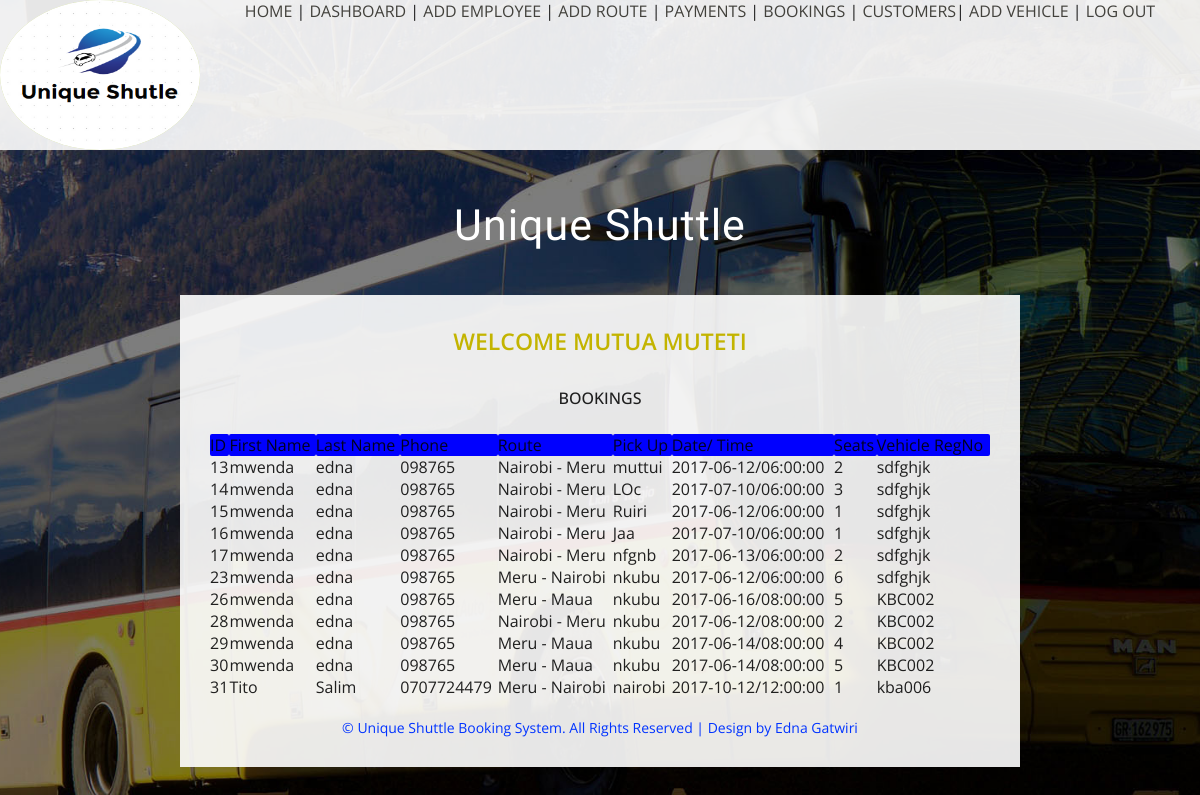
Screenshot of /admin/viewBookings.php (signed in) with the database file from the repository.
### tables this page shows
CREATE TABLE `booking` (
  `bookingID` int(11) NOT NULL,
  `username` varchar(50) NOT NULL,
  `route` varchar(50) NOT NULL,
  `pickup_loc` text NOT NULL,
  `date` date NOT NULL,
  `time` time NOT NULL,
  `seats` int(5) NOT NULL,
  `vehicle` varchar(50) NOT NULL
);

CREATE TABLE `customers` (
  `fname` text NOT NULL,
  `lname` text NOT NULL,
  `username` varchar(50) NOT NULL,
  `phone` varchar(50) NOT NULL,
  `email` varchar(50) NOT NULL,
  `password` varchar(50) NOT NULL
);

CREATE TABLE `route` (
  `routeID` int(11) NOT NULL,
  `description` varchar(50) NOT NULL,
  `price` int(50) NOT NULL
);

### admin/viewBookings.php (the view, shortened to what this page needs)
 <?php require '../resources/connect.php';
$name=$_SESSION['name'];
?>
<!DOCTYPE html PUBLIC "-//W3C//DTD XHTML 1.0 Transitional//EN" "http://www.w3.org/TR/xhtml1/DTD/xhtml1-transitional.dtd">
<html xmlns="http://www.w3.org/1999/xhtml">
<head>
      <link type="text/css" rel="stylesheet" href="../css/materialize.min.css"  media="screen,projection"/>
<link rel="stylesheet" type="text/css" href="../css/jquery.seat-charts.css">
<link href="../css/style.css" rel="stylesheet" type="text/css" media="all" />
</head>
<body>
<?php include 'header.php';?>
<div class="content">
	<h1>Unique Shuttle</h1>
	<div class="mainrep">
		<h2>Welcome <?php echo $name?></h2>
        <h3 align="center">Bookings</h3>
		<div class="wrapper">
			<div id="seat-map">
   <div class="row" align="center">
   <form action="<?php echo $_SERVER['PHP_SELF'] ?>" method="post" onSubmit="return validateForm();">
  <table class="highlight">
  <tr bgcolor="#0000FF">
    <th scope="col" >ID</th>
    <th scope="col">First Name</th>
    <th scope="col">Last Name</th>
    <th scope="col">Phone</th>
    <th scope="col">Route</th>
    <th scope="col">Pick Up</th>
    <th scope="col">Date/ Time</th>
    <th scope="col">Seats</th>
    <th scope="col">Vehicle RegNo</th>
  </tr>
  <?php
	$booking_sel="SELECT * FROM booking";
		$que_booking_sel= mysqli_query($conn,$booking_sel);
while($row = mysqli_fetch_assoc($que_booking_sel)) {
	$ID=$row['bookingID'];
	$uname=$row['username'];
	$route=$row['route'];
	$pickup=$row['pickup_loc'];
	$date=$row['date'];
	$time=$row['time'];
	$seats=$row['seats'];
	$vehicle=$row['vehicle'];
	$day=$date."/".$time;
	$user_sel="SELECT * FROM customers  WHERE username='$uname'";
		$que_user_sel=mysqli_query($conn,$user_sel);
while($row = mysqli_fetch_assoc($que_user_sel)) {
	$fname=$row['fname'];
	$lname=$row['lname'];
	$phone=$row['phone'];
	$pay_sel="SELECT description FROM route  WHERE routeID='$route'";
	$que_pay_sel=mysqli_query($conn,$pay_sel);
while($row = mysqli_fetch_assoc($que_pay_sel)) {
	$desc=$row['description'];
	?>
  <tr>
    <td><?php echo $ID;?></td>
    <td><?php echo $fname;?></td>
    <td><?php echo $lname;?></td>
    <td><?php echo $phone;?></td>
    <td><?php echo $desc;?></td>
    <td><?php echo $pickup;?></td
    ><td><?php echo $day;?></td>
    <td><?php echo $seats;?></td>
    <td><?php echo $vehicle;?></td>
  </tr>
	<?php }
}
}
?>
</table>    </form>
  </div>
      </div>
      </div>
	<p class="copy_rights"><strong>&copy; Unique Shuttle Booking System. All Rights Reserved | Design by  Edna Gatwiri</strong></p>
</div>
</div>
</body>
</html>

### css/style.css (style rules this page uses)
html,body,div,span,applet,object,iframe,h1,h2,h3,h4,h5,h6,p,blockquote,pre,a,abbr,acronym,address,big,cite,code,del,dfn,em,img,ins,kbd,q,s,samp,small,strike,strong,sub,sup,tt,var,b,u,i,dl,dt,dd,ol,nav ul,nav li,fieldset,form,label,legend,table,caption,tbody,tfoot,thead,tr,th,td,article,aside,canvas,details,embed,figure,figcaption,footer,header,hgroup,menu,nav,output,ruby,section,summary,time,mark,audio,video { margin:0;padding:0;border:0;font-size:100%;font:inherit;vertical-align:baseline; }
table { border-collapse:collapse;border-spacing:0; }
body { padding:0; margin:0; background:url(../images/banner.jpg) no-repeat center; background-size: cover; -webkit-background-size: cover; -o-background-size: cover; -ms-background-size: cover; -moz-background-size: cover; font-family: 'Open Sans', sans-serif !important; }
h1,h2,h3,h4,h5,h6 { margin:0; }
p { margin:0; }
.content { padding:50px 0; }
.content h1 { color: #fff; font-size: 43px; text-align: center; letter-spacing: 1px; text-transform: capitalize; font-family: 'Roboto', sans-serif; }
.mainrep { width: 70% !important; margin: 45px auto; background:rgba(255, 255, 255, 0.90); padding: 30px 30px; }
.mainrep h2 { color: #C3B400; font-size: 23px; text-align: center; margin-bottom: 30px; text-transform: uppercase; font-weight: 600; }
.mainrep h3 { color: #808080 font-size: 20px; text-align: center; margin-bottom: 25px; text-transform: uppercase; font-weight: 500; }
p.copy_rights { color: #03F; font-size: 14px; text-align: center; }

### rows the page displays
booking: bookingID "13", pickup_loc "muttui", day "2017-06-12/06:00:00", seats "2", vehicle "sdfghjk"
customers: fname "mwenda", lname "edna", phone "098765"
route: description "Nairobi - Meru"
booking: bookingID "14", pickup_loc "LOc", day "2017-07-10/06:00:00", seats "3", vehicle "sdfghjk"
booking: bookingID "15", pickup_loc "Ruiri", day "2017-06-12/06:00:00", seats "1", vehicle "sdfghjk"
booking: bookingID "16", pickup_loc "Jaa", day "2017-07-10/06:00:00", seats "1", vehicle "sdfghjk"
booking: bookingID "17", pickup_loc "nfgnb", day "2017-06-13/06:00:00", seats "2", vehicle "sdfghjk"
booking: bookingID "23", pickup_loc "nkubu", day "2017-06-12/06:00:00", seats "6", vehicle "sdfghjk"
route: description "Meru - Nairobi"
booking: bookingID "26", pickup_loc "nkubu", day "2017-06-16/08:00:00", seats "5", vehicle "KBC002"
route: description "Meru - Maua"
booking: bookingID "28", pickup_loc "nkubu", day "2017-06-12/08:00:00", seats "2", vehicle "KBC002"
booking: bookingID "29", pickup_loc "nkubu", day "2017-06-14/08:00:00", seats "4", vehicle "KBC002"
booking: bookingID "30", pickup_loc "nkubu", day "2017-06-14/08:00:00", seats "5", vehicle "KBC002"
booking: bookingID "31", pickup_loc "nairobi", day "2017-10-12/12:00:00", seats "1", vehicle "kba006"
customers: fname "Tito", lname "Salim", phone "0707724479"

### other values shown
$name "MUTUA MUTETI"
